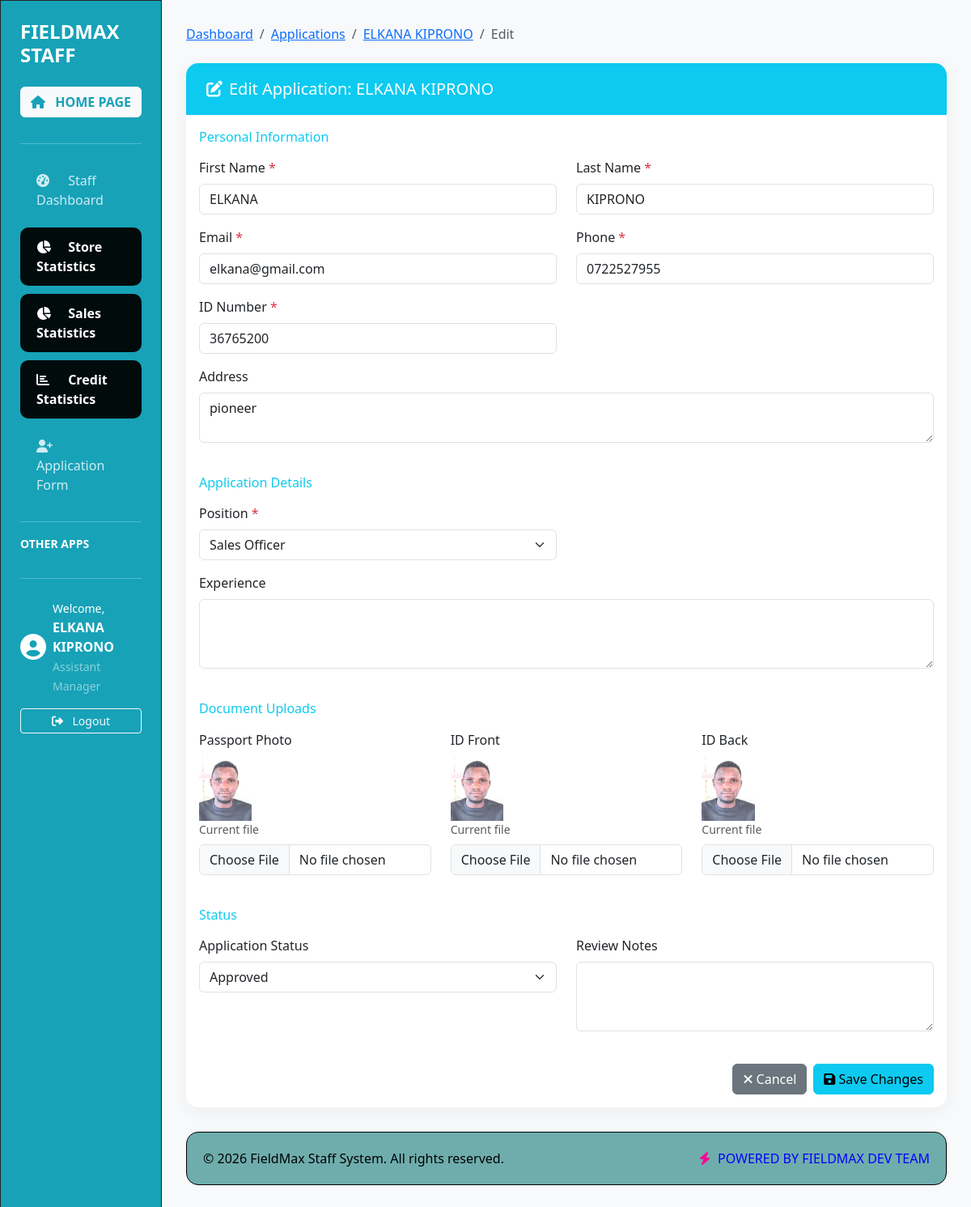
Screenshot of /staff/applications/2/edit/ (signed in) with the database file from the repository.
### staff/models.py (models this page shows, shortened)
class StaffApplication(models.Model):
    STATUS_CHOICES = [
        ('pending', 'Pending Review'),
        ('approved', 'Approved'),
        ('rejected', 'Rejected'),
        ('under_review', 'Under Review'),
    ]
    POSITION_CHOICES = [
        ('sales_agent', 'Sales Officer'),
        ('cashier', 'Cashier Desk'),
        ('store_manager', 'Store Manager'),
        ('sales_manager', 'Sales Manager'),
        ('credit_manager', 'Credit Manager'),
        ('customer_service', 'Customer Care Service'),
        ('supervisor', 'Supervisor'),
        ('security', 'Security Officer'),
        ('cleaner', 'Office Cleaner'),
    ]
    first_name = models.CharField(max_length=100)
    last_name = models.CharField(max_length=100)
    email = models.EmailField(unique=True)
    phone = models.CharField(max_length=20)
    id_number = models.CharField(max_length=50, unique=True)
    address = models.TextField(blank=True)
    position = models.CharField(max_length=50, choices=POSITION_CHOICES)
    experience = models.TextField(blank=True)
    passport_photo = models.ImageField(upload_to=passport_upload_path)
    id_front = models.ImageField(upload_to=id_front_upload_path)
    id_back = models.ImageField(upload_to=id_back_upload_path)
    status = models.CharField(max_length=20, choices=STATUS_CHOICES, default='pending')
    application_date = models.DateTimeField(default=timezone.now)
    reviewed_by = models.ForeignKey(User, on_delete=models.SET_NULL, null=True, blank=True, related_name='reviewed_applications')
    review_date = models.DateTimeField(null=True, blank=True)
    review_notes = models.TextField(blank=True, null=True, help_text='Notes from the review process')
    terms_accepted = models.BooleanField(default=False)
    privacy_accepted = models.BooleanField(default=False)
    ip_address = models.GenericIPAddressField(null=True, blank=True)
    user_agent = models.TextField(blank=True)
    created_user = models.ForeignKey(
        User,
        on_delete=models.SET_NULL,
        null=True,
        blank=True,
        related_name='staff_applications',
        help_text='User account created when application was approved'
    )
    def full_name(self):
        return f"{self.first_name} {self.last_name}"
    class Meta:
        ordering = ['-application_date']
        verbose_name = 'Staff Application'
        verbose_name_plural = 'Staff Applications'

### staff/views.py (the view, shortened to what this page needs)
# urls.py: path('applications/<int:pk>/edit/', views.application_edit, name='application_edit'),
@login_required
def application_edit(request, pk):
    application = get_object_or_404(StaffApplication, pk=pk)
    context = {
        'application': application,
        'status_choices': StaffApplication.STATUS_CHOICES,
        'position_choices': StaffApplication.POSITION_CHOICES,
    }
    return render(request, 'staff/edit.html', context)

### templates/staff/edit.html (shortened to what this page needs)
{% extends 'staff/base.html' %}
{% load static %}
{% block content %}
<div class="mb-4">
    <nav aria-label="breadcrumb">
        <ol class="breadcrumb">
            <li class="breadcrumb-item"><a href="{% url 'staff:staff_dashboard' %}">Dashboard</a></li>
            <li class="breadcrumb-item"><a href="{% url 'staff:application_list' %}">Applications</a></li>
            <li class="breadcrumb-item"><a href="{% url 'staff:application_detail' application.id %}">{{ application.full_name }}</a></li>
            <li class="breadcrumb-item active">Edit</li>
        </ol>
    </nav>
</div>
<div class="card">
    <div class="card-header bg-info text-white">
        <h5 class="mb-0"><i class="fas fa-edit me-2"></i>Edit Application: {{ application.full_name }}</h5>
    </div>
    <div class="card-body">
        <form method="post" enctype="multipart/form-data">
            <h6 class="mb-3 text-info">Personal Information</h6>
            <div class="row">
                <div class="col-md-6 mb-3">
                    <label class="form-label">First Name <span class="text-danger">*</span></label>
                    <input type="text" name="first_name" class="form-control" value="{{ application.first_name }}" required>
                </div>
                <div class="col-md-6 mb-3">
                    <label class="form-label">Last Name <span class="text-danger">*</span></label>
                    <input type="text" name="last_name" class="form-control" value="{{ application.last_name }}" required>
                </div>
                <div class="col-md-6 mb-3">
                    <label class="form-label">Email <span class="text-danger">*</span></label>
                    <input type="email" name="email" class="form-control" value="{{ application.email }}" required>
                </div>
                <div class="col-md-6 mb-3">
                    <label class="form-label">Phone <span class="text-danger">*</span></label>
                    <input type="text" name="phone" class="form-control" value="{{ application.phone }}" required>
                </div>
                <div class="col-md-6 mb-3">
                    <label class="form-label">ID Number <span class="text-danger">*</span></label>
                    <input type="text" name="id_number" class="form-control" value="{{ application.id_number }}" required>
                </div>
                <div class="col-md-12 mb-3">
                    <label class="form-label">Address</label>
                    <textarea name="address" class="form-control" rows="2">{{ application.address }}</textarea>
                </div>
            </div>
            <h6 class="mb-3 text-info mt-4">Application Details</h6>
            <div class="row">
                <div class="col-md-6 mb-3">
                    <label class="form-label">Position <span class="text-danger">*</span></label>
                    <select name="position" class="form-select" required>
                        {% for pos_code, pos_name in position_choices %}
                        <option value="{{ pos_code }}" {% if application.position == pos_code %}selected{% endif %}>
                            {{ pos_name }}
                        </option>
                        {% endfor %}
                    </select>
                </div>
                <div class="col-md-12 mb-3">
                    <label class="form-label">Experience</label>
                    <textarea name="experience" class="form-control" rows="3">{{ application.experience }}</textarea>
                </div>
            </div>
            <h6 class="mb-3 text-info mt-4">Document Uploads</h6>
            <div class="row">
                <div class="col-md-4 mb-3">
                    <label class="form-label">Passport Photo</label>
                    {% if application.passport_photo %}
                    <div class="mb-2">
                        <img src="{{ application.passport_photo.url }}" style="max-height: 80px;">
                        <small class="d-block text-muted">Current file</small>
                    </div>
                    {% endif %}
                    <input type="file" name="passport_photo" class="form-control" accept="image/*">
                </div>
                <div class="col-md-4 mb-3">
                    <label class="form-label">ID Front</label>
                    {% if application.id_front %}
                    <div class="mb-2">
                        <img src="{{ application.id_front.url }}" style="max-height: 80px;">
                        <small class="d-block text-muted">Current file</small>
                    </div>
                    {% endif %}
                    <input type="file" name="id_front" class="form-control" accept="image/*">
                </div>
                <div class="col-md-4 mb-3">
                    <label class="form-label">ID Back</label>
                    {% if application.id_back %}
                    <div class="mb-2">
                        <img src="{{ application.id_back.url }}" style="max-height: 80px;">
                        <small class="d-block text-muted">Current file</small>
                    </div>
                    {% endif %}
                    <input type="file" name="id_back" class="form-control" accept="image/*">
                </div>
            </div>
            <h6 class="mb-3 text-info mt-4">Status</h6>
            <div class="row">
                <div class="col-md-6 mb-3">
                    <label class="form-label">Application Status</label>
                    <select name="status" class="form-select">
                        {% for status_code, status_name in status_choices %}
                        <option value="{{ status_code }}" {% if application.status == status_code %}selected{% endif %}>
                            {{ status_name }}
                        </option>
                        {% endfor %}
                    </select>
                </div>
                <div class="col-md-6 mb-3">
                    <label class="form-label">Review Notes</label>
                    <textarea name="review_notes" class="form-control" rows="3">{{ application.review_notes }}</textarea>
                </div>
            </div>
            <div class="d-flex justify-content-end gap-2 mt-4">
                <a href="{% url 'staff:application_detail' application.id %}" class="btn btn-secondary">
                    <i class="fas fa-times"></i> Cancel
                </a>
                <button type="submit" class="btn btn-info">
                    <i class="fas fa-save"></i> Save Changes
                </button>
            </div>
        </form>
    </div>
</div>
{% endblock %}

### templates/staff/base.html (shortened to what this page needs)
<!DOCTYPE html>
<html lang="en">
<head>
    <link href="https://cdn.jsdelivr.net/npm/bootstrap@5.3.0/dist/css/bootstrap.min.css" rel="stylesheet">
    <link rel="stylesheet" href="https://cdnjs.cloudflare.com/ajax/libs/font-awesome/6.4.0/css/all.min.css">
    <link rel="stylesheet" href="https://cdn.datatables.net/1.13.4/css/dataTables.bootstrap5.min.css">
    {% load staff_tags %}
</head>
<body>
    <div class="container-fluid">
        <div class="row">
            <div class="col-md-3 col-lg-2 px-0 border border-dark sidebar">
                <div class="p-4">
                    <h4 class="text-white mb-4">
                        <span class="brand-text"><strong>FIELDMAX STAFF</strong></span>
                    </h4>
                    <a href="{% url 'home' %}" class="btn btn-light w-100 mb-3" style="color: #17a2b8; font-weight: 600;">
                        <i class="fas fa-home me-2"></i> HOME PAGE
                    </a>
                    <hr class="bg-black-200 my-3">
                    <nav class="nav flex-column">
                        <a class="nav-link {% if request.resolver_match.url_name == 'staff_dashboard' %}active{% endif %}"
                           href="{% url 'staff:staff_dashboard' %}">
                            <i class="fas fa-tachometer-alt"></i>
                            {% if request.user.is_superuser %}
                                Overview Dashboard
                            {% else %}
                                {% get_dashboard_name request.user %}
                            {% endif %}
                        </a>
                        <a class="nav-link {% if 'application' in request.path %}active{% endif %}"
                           href="{% url 'inventory:store_statistics' %}">
                            <i class="fas fa-chart-pie"></i> Store Statistics
                        </a>
                        <a class="nav-link {% if 'application' in request.path %}active{% endif %}"
                           href="{% url 'sales:sales_statistics' %}">
                            <i class="fas fa-chart-pie"></i> Sales Statistics
                        </a>
                        <a class="nav-link {% if 'application' in request.path %}active{% endif %}"
                           href="{% url 'credit:credit_statistics' %}">
                            <i class="fas fa-chart-bar"></i> Credit Statistics
                        </a>
                        <a class="nav-link" href="{% url 'staff:apply' %}" target="_blank">
                            <i class="fas fa-user-plus"></i> Application Form
                        </a>
                        <hr class="bg-white-100 my-3">
                        <div class="text-white-100 small fw-bold mb-2">OTHER APPS</div>
                    </nav>
                    <hr class="bg-white-50 mt-4">
                    <div class="mt-4">
                        <div class="d-flex align-items-center text-white">
                            <i class="fas fa-user-circle fa-2x me-2"></i>
                            <div>
                                <small>Welcome,</small>
                                <p class="mb-0 fw-bold">{{ request.user.get_full_name|default:request.user.username }}</p>
                                <small class="text-white-50">
                                    {% if request.user.is_superuser %}
                                        System Administrator
                                    {% else %}
                                        {% get_user_position request.user as position %}
                                        {% if position %}
                                            {{ position|title|replace:"_, " }}
                                        {% else %}
                                            Staff Member
                                        {% endif %}
                                    {% endif %}
                                </small>
                            </div>
                        </div>
                        <form method="post" action="{% url 'staff:logout' %}" class="mt-3">
                           <button type="submit" class="btn btn-outline-light btn-sm w-100">
                             <i class="fas fa-sign-out-alt me-2"></i> Logout
                           </button>
                        </form>
                    </div>
                </div>
            </div>
            <div class="col-md-9 col-lg-10 main-content">
                {% block content %}{% endblock %}
                <div class="footer">
                    <div class="footer-content">
                        <div class="footer-left">
                            <p class="mb-0">&copy; {% now "Y" %} FieldMax Staff System. All rights reserved.</p>
                        </div>
                        <div class="footer-right">
                            <i class="fas fa-bolt"></i> POWERED BY FIELDMAX DEV TEAM
                        </div>
                    </div>
                </div>
            </div>
        </div>
    </div>
    {% if not request.user.is_superuser %}
        {% get_user_position request.user as user_position %}
    {% endif %}
</body>
</html>

### rows the page displays
StaffApplication: position "Assistant Manager"
StaffApplication: full_name "ELKANA KIPRONO", first_name "ELKANA", last_name "KIPRONO", email "elkana@gmail.com", phone "0722527955", id_number "36765200", address "pioneer", passport_photo (picture), id_front (picture), id_back (picture), status "Approved"

### other values shown
{{ request.user.get_full_name|default:request.user.username }} "ELKANA KIPRONO"
form field position "Sales Officer"
